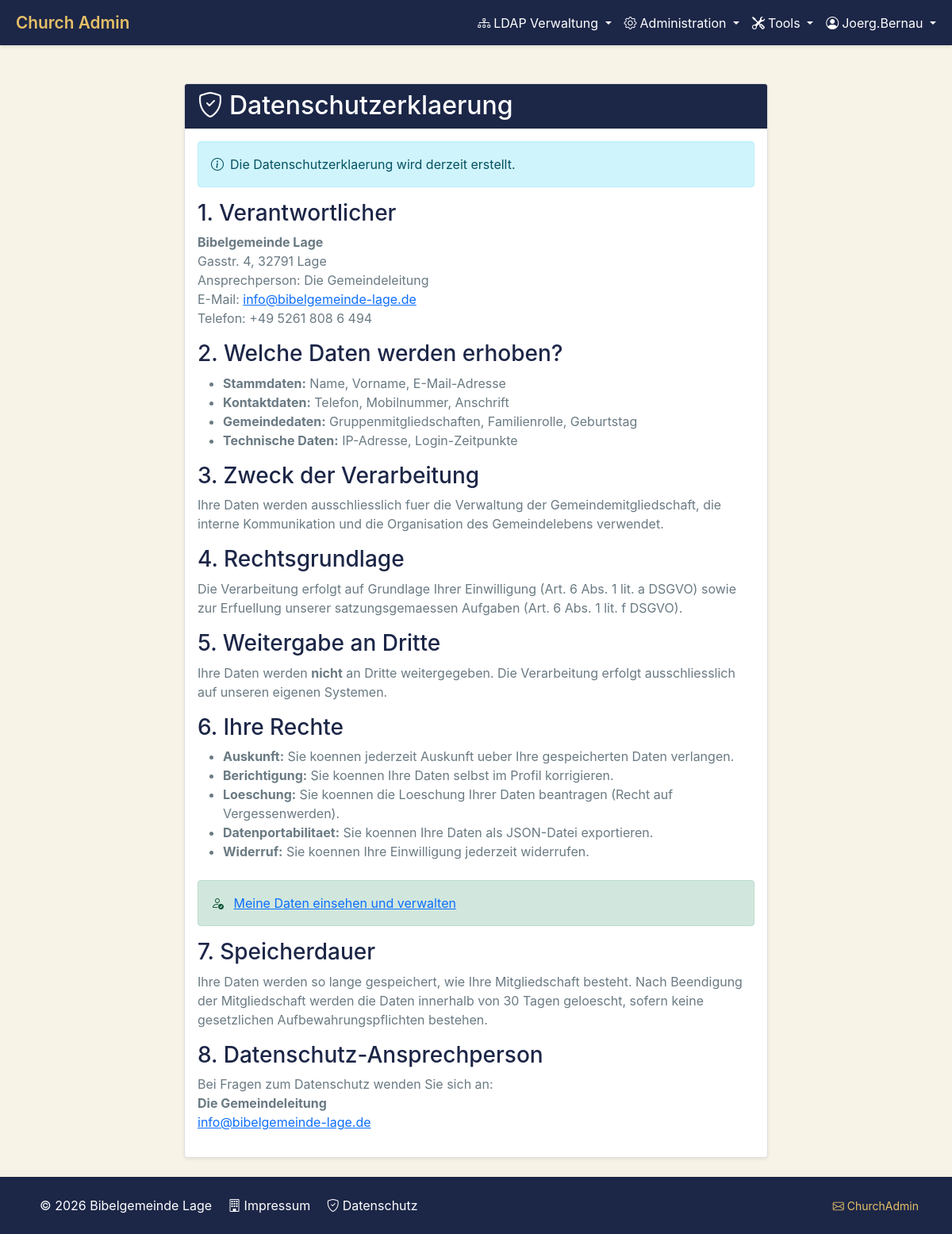
Screenshot of /datenschutz/ (signed in) with the database file from the repository.
### authapp/models.py (models this page shows, shortened)
class AppSettings(models.Model):
    CATEGORY_CHOICES = [
        ('email', 'E-Mail'),
        ('recaptcha', 'reCAPTCHA'),
        ('ldap', 'LDAP'),
        ('registration', 'Registrierung'),
        ('general', 'Allgemein'),
    ]
    category = models.CharField(max_length=50, choices=CATEGORY_CHOICES, default='general')
    key = models.CharField(max_length=100, unique=True)
    value = models.TextField(blank=True)
    description = models.TextField(blank=True, help_text="Beschreibung der Einstellung")
    is_encrypted = models.BooleanField(default=False, help_text="Wert verschlüsselt speichern (z.B. Passwörter)")
    created_at = models.DateTimeField(auto_now_add=True)
    updated_at = models.DateTimeField(auto_now=True)
    class Meta:
        verbose_name = "Anwendungseinstellung"
        verbose_name_plural = "Anwendungseinstellungen"
        ordering = ['category', 'key']
    @classmethod
    def get(cls, key, default=None):
        try:
            setting = cls.objects.get(key=key)
            return setting.value if setting.value else default
        except cls.DoesNotExist:
            return default

### privacy/views.py (the view)
# urls.py: path('', views.privacy_policy, name='privacy_policy'),
def privacy_policy(request):
    policy = PrivacyPolicy.get_active()
    return render(request, 'privacy/privacy_policy.html', {
        'policy': policy,
    })

### authapp/context_processors.py (called while the page is built)
def church_settings(request):
    from authapp.models import AppSettings
    return {
        'church_name': AppSettings.get('church_name', 'Beispielgemeinde'),
        'church_domain': AppSettings.get('church_domain', 'example-church.de'),
        'church_address': AppSettings.get('church_address', ''),
        'church_phone': AppSettings.get('church_phone', ''),
        'church_email': AppSettings.get('church_email', ''),
        'church_contact_person': AppSettings.get('church_contact_person', ''),
        'privacy_contact_person': AppSettings.get('privacy_contact_person', ''),
    }

def user_permissions(request):
    if not request.user.is_authenticated:
        return {'is_ldap_admin': False, 'can_manage_ldap': False}
    from authapp.views import is_ldap_admin, has_permission
    admin = is_ldap_admin(request.user)
    can_manage = admin or has_permission(request.user, 'edit_members')
    can_send_massmail = admin or has_permission(request.user, 'send_massmail')
    can_export = admin or has_permission(request.user, 'export_members')
    return {
        'is_ldap_admin': admin,
        'can_manage_ldap': can_manage,
        'can_send_massmail': can_send_massmail,
        'can_export_members': can_export,
        'show_tools_menu': can_send_massmail or can_export,
    }

### authapp/views.py (called while the page is built, shortened)
def is_ldap_admin(user):
    if not user.is_authenticated:
        return False
    if user.is_superuser:
        return True

### privacy/models.py (called while the page is built)
    @classmethod
    def get_active(cls):
        return cls.objects.filter(is_active=True).first()

### templates/privacy/privacy_policy.html (shortened to what this page needs)
{% extends "base.html" %}
{% block content %}
<div class="container py-4">
    <div class="row justify-content-center">
        <div class="col-lg-8">
            <div class="card shadow-sm">
                <div class="card-header" style="background: var(--church-navy); color: white;">
                    <h2 class="mb-0"><i class="bi bi-shield-check me-2"></i>Datenschutzerklaerung</h2>
                </div>
                <div class="card-body">
                    {% if policy %}
                        <div class="mb-3">
                            <small class="text-muted">Version {{ policy.version }} | Aktualisiert: {{ policy.updated_at|date:"d.m.Y" }}</small>
                        </div>
                        {{ policy.content_html|safe }}
                    {% else %}
                        <div class="alert alert-info">
                            <i class="bi bi-info-circle me-2"></i>Die Datenschutzerklaerung wird derzeit erstellt.
                        </div>
                        <h3 style="color: var(--church-navy);">1. Verantwortlicher</h3>
                        <p><strong>{{ church_name }}</strong><br>
                        {% if church_address %}{{ church_address }}<br>{% endif %}
                        {% if church_contact_person %}Ansprechperson: {{ church_contact_person }}<br>{% endif %}
                        {% if church_email %}E-Mail: <a href="mailto:{{ church_email }}">{{ church_email }}</a><br>{% endif %}
                        {% if church_phone %}Telefon: {{ church_phone }}{% endif %}</p>
                        <h3 style="color: var(--church-navy);">2. Welche Daten werden erhoben?</h3>
                        <ul>
                            <li><strong>Stammdaten:</strong> Name, Vorname, E-Mail-Adresse</li>
                            <li><strong>Kontaktdaten:</strong> Telefon, Mobilnummer, Anschrift</li>
                            <li><strong>Gemeindedaten:</strong> Gruppenmitgliedschaften, Familienrolle, Geburtstag</li>
                            <li><strong>Technische Daten:</strong> IP-Adresse, Login-Zeitpunkte</li>
                        </ul>
                        <h3 style="color: var(--church-navy);">3. Zweck der Verarbeitung</h3>
                        <p>Ihre Daten werden ausschliesslich fuer die Verwaltung der Gemeindemitgliedschaft,
                        die interne Kommunikation und die Organisation des Gemeindelebens verwendet.</p>
                        <h3 style="color: var(--church-navy);">4. Rechtsgrundlage</h3>
                        <p>Die Verarbeitung erfolgt auf Grundlage Ihrer Einwilligung (Art. 6 Abs. 1 lit. a DSGVO)
                        sowie zur Erfuellung unserer satzungsgemaessen Aufgaben (Art. 6 Abs. 1 lit. f DSGVO).</p>
                        <h3 style="color: var(--church-navy);">5. Weitergabe an Dritte</h3>
                        <p>Ihre Daten werden <strong>nicht</strong> an Dritte weitergegeben. Die Verarbeitung erfolgt
                        ausschliesslich auf unseren eigenen Systemen.</p>
                        <h3 style="color: var(--church-navy);">6. Ihre Rechte</h3>
                        <ul>
                            <li><strong>Auskunft:</strong> Sie koennen jederzeit Auskunft ueber Ihre gespeicherten Daten verlangen.</li>
                            <li><strong>Berichtigung:</strong> Sie koennen Ihre Daten selbst im Profil korrigieren.</li>
                            <li><strong>Loeschung:</strong> Sie koennen die Loeschung Ihrer Daten beantragen (Recht auf Vergessenwerden).</li>
                            <li><strong>Datenportabilitaet:</strong> Sie koennen Ihre Daten als JSON-Datei exportieren.</li>
                            <li><strong>Widerruf:</strong> Sie koennen Ihre Einwilligung jederzeit widerrufen.</li>
                        </ul>
                        {% if user.is_authenticated %}
                        <div class="alert alert-success mt-4">
                            <i class="bi bi-person-check me-2"></i>
                            <a href="{% url 'privacy:my_data' %}">Meine Daten einsehen und verwalten</a>
                        </div>
                        {% endif %}
                        <h3 style="color: var(--church-navy);">7. Speicherdauer</h3>
                        <p>Ihre Daten werden so lange gespeichert, wie Ihre Mitgliedschaft besteht.
                        Nach Beendigung der Mitgliedschaft werden die Daten innerhalb von 30 Tagen geloescht,
                        sofern keine gesetzlichen Aufbewahrungspflichten bestehen.</p>
                        <h3 style="color: var(--church-navy);">8. Datenschutz-Ansprechperson</h3>
                        <p>Bei Fragen zum Datenschutz wenden Sie sich an:<br>
                        <strong>{{ privacy_contact_person|default:church_contact_person }}</strong><br>
                        {% if church_email %}<a href="mailto:{{ church_email }}">{{ church_email }}</a>{% endif %}
                        </p>
                    {% endif %}
                </div>
            </div>
        </div>
    </div>
</div>
{% endblock %}

### templates/base.html (shortened to what this page needs)
{% load static %}
<!DOCTYPE html>
<html lang="de">
<head>
    <link href="https://cdn.jsdelivr.net/npm/bootstrap@5.1.3/dist/css/bootstrap.min.css" rel="stylesheet">
    <link rel="stylesheet" href="https://cdn.jsdelivr.net/npm/bootstrap-icons@1.11.0/font/bootstrap-icons.css">
    <link rel="stylesheet" href="{% static 'css/church_admin.css' %}">
</head>
<body class="d-flex flex-column min-vh-100">
    <nav class="navbar navbar-expand-lg navbar-church">
        <div class="container-fluid">
            <a class="navbar-brand" href="{% url 'home' %}">
                Church Admin
            </a>
            <div class="collapse navbar-collapse" id="navbarNav">
                <ul class="navbar-nav ms-auto">
                    {% if user.is_authenticated %}
                        {% if can_manage_ldap %}
                        <li class="nav-item dropdown">
                            <a class="nav-link dropdown-toggle" href="#" id="ldapDropdown" data-bs-toggle="dropdown">
                                <i class="bi bi-diagram-3 me-1"></i>LDAP Verwaltung
                            </a>
                        </li>
                        {% endif %}
                        {% if user.is_superuser %}
                        <li class="nav-item dropdown">
                            <a class="nav-link dropdown-toggle" href="#" id="adminDropdown" data-bs-toggle="dropdown">
                                <i class="bi bi-gear me-1"></i>Administration
                            </a>
                        </li>
                        {% endif %}
                        {% if show_tools_menu %}
                        <li class="nav-item dropdown">
                            <a class="nav-link dropdown-toggle" href="#" id="toolsDropdown" data-bs-toggle="dropdown">
                                <i class="bi bi-tools me-1"></i>Tools
                            </a>
                        </li>
                        {% endif %}
                        <li class="nav-item dropdown">
                            <a class="nav-link dropdown-toggle" href="#" id="userDropdown" data-bs-toggle="dropdown">
                                <i class="bi bi-person-circle me-1"></i>{{ user.username }}
                            </a>
                        </li>
                    {% endif %}
                </ul>
            </div>
        </div>
    </nav>
    <div class="container-fluid mt-4">
        <div class="toast-container position-fixed top-0 end-0 p-3" style="z-index: 9999;">
        </div>
        {% block content %}
        {% endblock %}
    </div>
    <footer class="mt-auto py-4 bg-church-navy text-white">
        <div class="container">
            <div class="row">
                <div class="col-md-6">
                    <p class="mb-0">
                        &copy; 2026 {{ church_name }}
                        <a href="{% url 'privacy:impressum' %}" class="text-white text-decoration-none ms-3">
                            <i class="bi bi-building me-1"></i>Impressum
                        </a>
                        <a href="{% url 'privacy:privacy_policy' %}" class="text-white text-decoration-none ms-3">
                            <i class="bi bi-shield-check me-1"></i>Datenschutz
                        </a>
                    </p>
                </div>
                <div class="col-md-6 text-md-end">
                    <p class="mb-0">
                        <small class="text-church-gold">
                            <a href="mailto:admin@example.de" class="text-church-gold text-decoration-none">
                                <i class="bi bi-envelope me-1"></i>ChurchAdmin
                            </a>
                        </small>
                    </p>
                </div>
            </div>
        </div>
    </footer>
</body>
</html>

### static/css/church_admin.css (style rules this page uses)
:root { --church-gold: #e6c068; --church-navy: #1c2647; --church-gray: #6a7a83; --church-beige: #f7f3e6; --church-white: #ffffff; }
body { font-family: -apple-system, BlinkMacSystemFont, "Segoe UI", Roboto, "Helvetica Neue", Arial, sans-serif; background-color: var(--church-beige); color: var(--church-gray); }
.navbar-church { background-color: var(--church-navy) !important; box-shadow: 0 2px 4px rgba(0,0,0,0.1); }
.navbar-church .navbar-brand { color: var(--church-gold) !important; font-weight: 600; font-size: 1.3rem; }
.navbar-church .nav-link { color: var(--church-white) !important; transition: color 0.3s ease; }
.text-church-gold { color: var(--church-gold) !important; }
.bg-church-navy { background-color: var(--church-navy) !important; }

### rows the page displays
AppSettings: value "Bibelgemeinde Lage"
AppSettings: value "Gasstr. 4, 32791 Lage"
AppSettings: value "Die Gemeindeleitung"
AppSettings: value "info@bibelgemeinde-lage.de"
AppSettings: value "+49 5261 808 6 494"
AppSettings: value.value "Die Gemeindeleitung"

### other values shown
{{ user.username }} "Joerg.Bernau"
